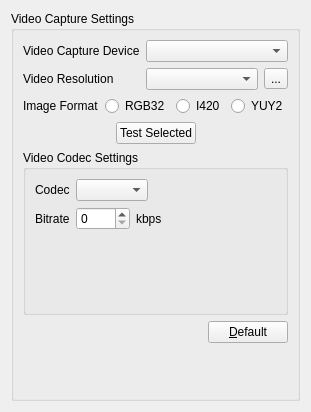
     <widget class="QWidget" name="videoTab">
      <attribute name="title">
       <string>Video Capture</string>
      </attribute>
      <layout class="QVBoxLayout" name="verticalLayout_22">
       <item>
        <widget class="QGroupBox" name="groupBox_8">
         <property name="title">
          <string>Video Capture Settings</string>
         </property>
         <layout class="QFormLayout" name="formLayout_2">
          <item row="0" column="0">
           <widget class="QLabel" name="label_13">
            <property name="text">
             <string>Video Capture Device</string>
            </property>
            <property name="buddy">
             <cstring>vidcapdevicesBox</cstring>
            </property>
           </widget>
          </item>
          <item row="0" column="1">
           <widget class="QComboBox" name="vidcapdevicesBox">
            <property name="sizePolicy">
             <sizepolicy hsizetype="Expanding" vsizetype="Fixed">
              <horstretch>0</horstretch>
              <verstretch>0</verstretch>
             </sizepolicy>
            </property>
           </widget>
          </item>
          <item row="1" column="0">
           <widget class="QLabel" name="label_15">
            <property name="text">
             <string>Video Resolution</string>
            </property>
            <property name="buddy">
             <cstring>captureformatsBox</cstring>
            </property>
           </widget>
          </item>
          <item row="1" column="1">
           <layout class="QHBoxLayout" name="horizontalLayout_9">
            <item>
             <widget class="QComboBox" name="captureformatsBox"/>
            </item>
            <item>
             <widget class="QToolButton" name="vidfmtToolButton">
              <property name="text">
               <string>...</string>
              </property>
             </widget>
            </item>
           </layout>
          </item>
          <item row="2" column="0" colspan="2">
           <layout class="QHBoxLayout" name="horizontalLayout_11">
            <item>
             <widget class="QLabel" name="label_31">
              <property name="text">
               <string>Image Format</string>
              </property>
             </widget>
            </item>
            <item>
             <widget class="QRadioButton" name="vidrgb32RadioButton">
              <property name="text">
               <string>RGB32</string>
              </property>
             </widget>
            </item>
            <item>
             <widget class="QRadioButton" name="vidi420RadioButton">
              <property name="text">
               <string>I420</string>
              </property>
             </widget>
            </item>
            <item>
             <widget class="QRadioButton" name="vidyuy2RadioButton">
              <property name="text">
               <string>YUY2</string>
              </property>
             </widget>
            </item>
           </layout>
          </item>
          <item row="3" column="0" colspan="2">
           <layout class="QHBoxLayout" name="horizontalLayout_8">
            <item>
             <spacer name="horizontalSpacer_10">
              <property name="orientation">
               <enum>Qt::Horizontal</enum>
              </property>
              <property name="sizeHint" stdset="0">
               <size>
                <width>40</width>
                <height>20</height>
               </size>
              </property>
             </spacer>
            </item>
            <item>
             <widget class="QPushButton" name="vidtestButton">
              <property name="text">
               <string>Test Selected</string>
              </property>
             </widget>
            </item>
            <item>
             <spacer name="horizontalSpacer_11">
              <property name="orientation">
               <enum>Qt::Horizontal</enum>
              </property>
              <property name="sizeHint" stdset="0">
               <size>
                <width>40</width>
                <height>20</height>
               </size>
              </property>
             </spacer>
            </item>
           </layout>
          </item>
          <item row="4" column="0" colspan="2">
           <widget class="QGroupBox" name="vidgroupBox">
            <property name="sizePolicy">
             <sizepolicy hsizetype="Expanding" vsizetype="Expanding">
              <horstretch>0</horstretch>
              <verstretch>0</verstretch>
             </sizepolicy>
            </property>
            <property name="accessibleName">
             <string>Video Codec Settings</string>
            </property>
            <property name="title">
             <string>Video Codec Settings</string>
            </property>
            <layout class="QVBoxLayout" name="verticalLayout_14">
             <item>
              <layout class="QHBoxLayout" name="horizontalLayout_19">
               <item>
                <widget class="QLabel" name="label_33">
                 <property name="text">
                  <string>Codec</string>
                 </property>
                 <property name="buddy">
                  <cstring>vidcodecBox</cstring>
                 </property>
                </widget>
               </item>
               <item>
                <widget class="QComboBox" name="vidcodecBox">
                 <property name="sizePolicy">
                  <sizepolicy hsizetype="Fixed" vsizetype="Preferred">
                   <horstretch>0</horstretch>
                   <verstretch>0</verstretch>
                  </sizepolicy>
                 </property>
                </widget>
               </item>
               <item>
                <spacer name="horizontalSpacer_21">
                 <property name="orientation">
                  <enum>Qt::Horizontal</enum>
                 </property>
                 <property name="sizeHint" stdset="0">
                  <size>
                   <width>40</width>
                   <height>20</height>
                  </size>
                 </property>
                </spacer>
               </item>
              </layout>
             </item>
             <item>
              <widget class="QStackedWidget" name="vidcodecStackedWidget">
               <property name="currentIndex">
                <number>0</number>
               </property>
               <widget class="QWidget" name="vp8_page">
                <layout class="QVBoxLayout" name="verticalLayout_15">
                 <property name="leftMargin">
                  <number>0</number>
                 </property>
                 <property name="topMargin">
                  <number>0</number>
                 </property>
                 <property name="rightMargin">
                  <number>0</number>
                 </property>
                 <property name="bottomMargin">
                  <number>0</number>
                 </property>
                 <item>
                  <layout class="QHBoxLayout" name="horizontalLayout_21">
                   <item>
                    <widget class="QLabel" name="label_42">
                     <property name="text">
                      <string>Bitrate</string>
                     </property>
                     <property name="buddy">
                      <cstring>vp8bitrateSpinBox</cstring>
                     </property>
                    </widget>
                   </item>
                   <item>
                    <widget class="QSpinBox" name="vp8bitrateSpinBox">
                     <property name="sizePolicy">
                      <sizepolicy hsizetype="Fixed" vsizetype="Preferred">
                       <horstretch>0</horstretch>
                       <verstretch>0</verstretch>
                      </sizepolicy>
                     </property>
                     <property name="minimum">
                      <number>0</number>
                     </property>
                     <property name="maximum">
                      <number>1000</number>
                     </property>
                     <property name="value">
                      <number>0</number>
                     </property>
                    </widget>
                   </item>
                   <item>
                    <widget class="QLabel" name="label_43">
                     <property name="text">
                      <string notr="true">kbps</string>
                     </property>
                    </widget>
                   </item>
                   <item>
                    <spacer name="horizontalSpacer_22">
                     <property name="orientation">
                      <enum>Qt::Horizontal</enum>
                     </property>
                     <property name="sizeHint" stdset="0">
                      <size>
                       <width>40</width>
                       <height>20</height>
                      </size>
                     </property>
                    </spacer>
                   </item>
                  </layout>
                 </item>
                 <item>
                  <spacer name="verticalSpacer_9">
                   <property name="orientation">
                    <enum>Qt::Vertical</enum>
                   </property>
                   <property name="sizeHint" stdset="0">
                    <size>
                     <width>20</width>
                     <height>73</height>
                    </size>
                   </property>
                  </spacer>
                 </item>
                </layout>
               </widget>
              </widget>
             </item>
            </layout>
           </widget>
          </item>
          <item row="5" column="0" colspan="2">
           <layout class="QHBoxLayout" name="horizontalLayout_12">
            <item>
             <spacer name="horizontalSpacer_14">
              <property name="orientation">
               <enum>Qt::Horizontal</enum>
              </property>
              <property name="sizeHint" stdset="0">
               <size>
                <width>40</width>
                <height>20</height>
               </size>
              </property>
             </spacer>
            </item>
            <item>
             <widget class="QPushButton" name="viddefaultButton">
              <property name="text">
               <string>&amp;Default</string>
              </property>
             </widget>
            </item>
           </layout>
          </item>
          <item row="6" column="1">
           <spacer name="verticalSpacer_5">
            <property name="orientation">
             <enum>Qt::Vertical</enum>
            </property>
            <property name="sizeHint" stdset="0">
             <size>
              <width>20</width>
              <height>40</height>
             </size>
            </property>
           </spacer>
          </item>
         </layout>
        </widget>
       </item>
      </layout>
     </widget>
